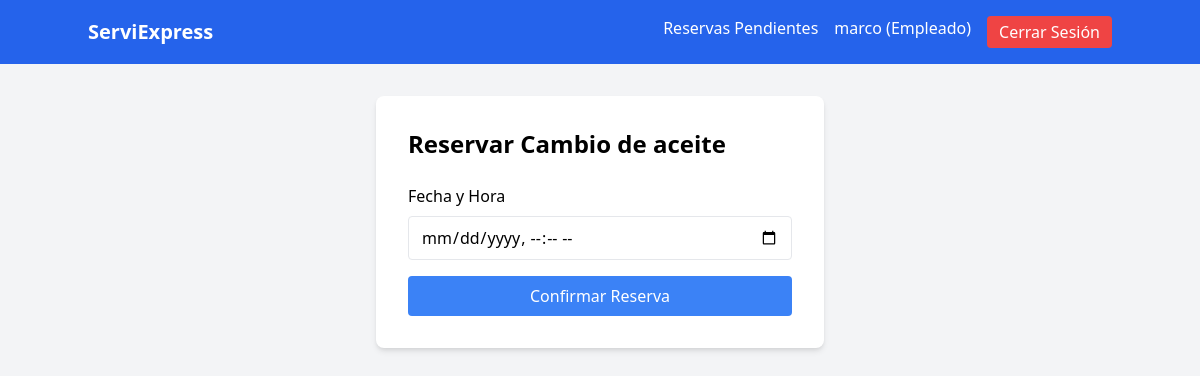
/reservas/crear/1/ (signed in), run on the app's committed database.
### usuarios/models.py (models this page shows)
class Usuario(AbstractUser):
    ROLES = (
        ('cliente', 'Cliente'),
        ('empleado', 'Empleado'),
        ('administrador', 'Administrador')
    )
    rol = models.CharField(max_length=20, choices=ROLES)
    telefono = models.CharField(max_length=15, blank=True)

### servicios/models.py (models this page shows)
class Servicio(models.Model):
    nombre = models.CharField(max_length=100)
    descripcion = models.TextField()
    precio = models.DecimalField(max_digits=10, decimal_places=2)
    productos_requeridos = models.ManyToManyField(Producto, related_name='servicios')

### reservas/views.py (the view)
# urls.py: path('crear/<int:servicio_id>/', crear_reserva, name='crear'),
@login_required
def crear_reserva(request, servicio_id):
    servicio = get_object_or_404(Servicio, pk=servicio_id)
    if request.method == 'POST':
        form = ReservaForm(request.POST)
        if form.is_valid():
            reserva = form.save(commit=False)
            reserva.cliente = request.user
            reserva.servicio = servicio
            reserva.save()
            messages.success(request, 'Reserva creada exitosamente')
            return redirect('reservas:historial')
    else:
        form = ReservaForm()
    return render(request, 'reservas/crear_reserva.html', {'servicio': servicio, 'form': form})

### reservas/forms.py (shortened to what this page needs)
class ReservaForm(forms.ModelForm):
    class Meta:
        model = Reserva
        fields = ['servicio', 'fecha']
        widgets = {
            'fecha': forms.DateTimeInput(attrs={'type': 'datetime-local'})
        }

### reservas/templates/reservas/crear_reserva.html (shortened to what this page needs)
{% extends 'base.html' %}
{% block content %}
<div class="max-w-md mx-auto bg-white p-8 rounded-lg shadow-md">
    <h2 class="text-2xl font-bold mb-6">Reservar {{ servicio.nombre }}</h2>
    <form method="POST">
        <div class="mb-4">
            <label class="block mb-2">Fecha y Hora</label>
            <input type="datetime-local" name="fecha" required
                   class="w-full px-3 py-2 border rounded">
        </div>
        <button type="submit"
                class="w-full bg-blue-500 text-white py-2 rounded hover:bg-blue-600">
            Confirmar Reserva
        </button>
    </form>
</div>
{% endblock %}

### templates/base.html (shortened to what this page needs)
<!DOCTYPE html>
<html lang="es">
<head>
    <link href="https://cdn.jsdelivr.net/npm/tailwindcss@2.2.19/dist/tailwind.min.css" rel="stylesheet">
</head>
<body class="bg-gray-100">
    <nav class="bg-blue-600 text-white p-4">
        <div class="container mx-auto flex justify-between items-center">
            <a href="/" class="text-xl font-bold">ServiExpress</a>
            <div class="flex space-x-4">
                {% if user.is_authenticated %}
                    {% if user.rol == 'empleado' %}
                        <a href="{% url 'reservas:pendientes' %}" class="hover:text-blue-200">Reservas Pendientes</a>
                    {% endif %}
                    <span>{{ user.username }} ({{ user.get_rol_display }})</span>
                    <a href="{% url 'logout' %}" class="bg-red-500 px-3 py-1 rounded hover:bg-red-600">Cerrar Sesión</a>
                {% else %}
                    <a href="{% url 'login' %}" class="hover:text-blue-200">Iniciar Sesión</a>
                    <a href="{% url 'registro' %}" class="bg-green-500 px-3 py-1 rounded hover:bg-green-600">Registrarse</a>
                {% endif %}
            </div>
        </div>
    </nav>
    <div class="container mx-auto mt-8 px-4">
        {% block content %}{% endblock %}
    </div>
</body>
</html>

### data on the page
Usuario: username "marco", rol "Empleado"
Servicio: nombre "Cambio de aceite"
